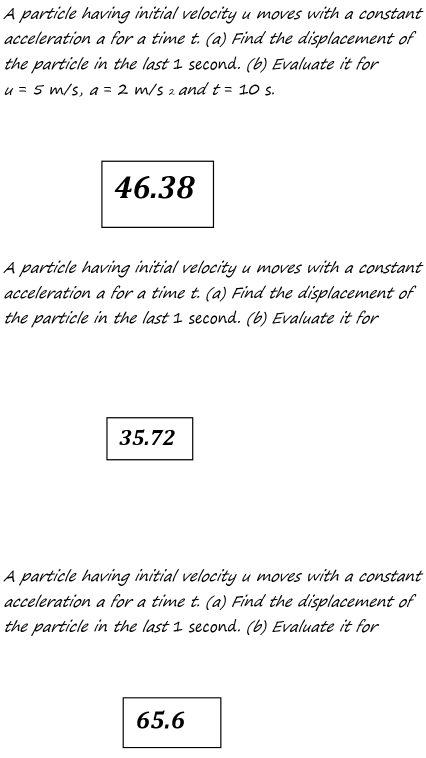
#> input picture TEST.png, 852 x 1515 px (shown at 1/2 size)
$ python detectAns.py
#> lines starting #> are read from the running program, lines starting #| are printed output that depends on the picture; after the words box and inside, x2 and y2 are one past the last pixel; in counts of white or black regions, pixels touching at a corner belong together
### detectBox.py
import cv2
import os
import pytesseract
pytesseract.pytesseract.tesseract_cmd = r"C:/Program Files/Tesseract-OCR/tesseract.exe"

img = cv2.imread('TEST.png')
#> img is the input picture: shape (1515, 852, 3); min 0, max 255, mean 245.2

gray = cv2.cvtColor(img, cv2.COLOR_BGR2GRAY)

edges = cv2.Canny(gray, 50, 150)
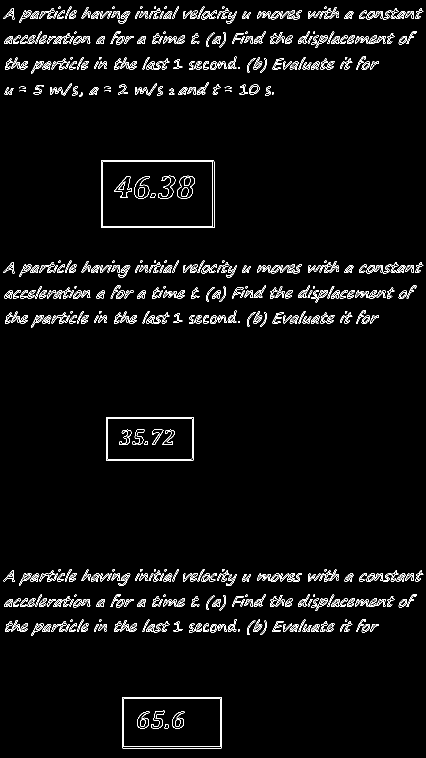
#> edges: shape (1515, 852) (shown at 1/2 size); 3.3% white in thin lines or dots

contours, hierarchy = cv2.findContours(
    edges, cv2.RETR_EXTERNAL, cv2.CHAIN_APPROX_SIMPLE)
#> contours = 571 contours, 204 with area under 20; largest, box (x1, y1, x2, y2) and area: (202, 321, 429, 456) 30282, (245, 1394, 443, 1497) 20094, (212, 834, 387, 921) 14964, (498, 169, 519, 189) 300, (631, 1197, 656, 1222) 215

for i, cnt in enumerate(contours):
    x, y, w, h = cv2.boundingRect(cnt)
    if 600 > w > 30 and 600 > h > 30:
        box_img = img[y:y+h, x:x+w]
        filename = f'box{i}.jpg'
        cv2.imwrite(filename, box_img)
#> this loop made 571 passes
#> (cnt, x, y, w, h, filename) on pass 1: ([[245, 1394], [245, 1496], [442, 1496], [442, 1394]], 245, 1394, 198, 103, 'box0.jpg')
#> (x, y, w, h, filename) on passes 182, 363: (212, 834, 175, 87, 'box181.jpg'), (202, 321, 227, 135, 'box362.jpg')
#> pass 1, `box_img = img[y:y+h, x:x+w]`:
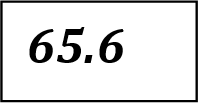
#> box_img: shape (103, 198, 3); min 0, max 255, mean 223.1


num_boxes = len([name for name in os.listdir('.') if name.endswith('.jpg')])
print(f'Detected {num_boxes} boxes')

### detectAns.py
import cv2
import pytesseract
from PIL import Image
from detectBox import *
pytesseract.pytesseract.tesseract_cmd = r"C:/Program Files/Tesseract-OCR/tesseract.exe"

# imgList=['box0.jpg', 'box181.jpg', 'box362.jpg']
# for i in boxes:
#     image = cv2.imread(i)

image = cv2.imread('box0.jpg')
#> image: shape (103, 198, 3); min 0, max 255, mean 223


gray = cv2.cvtColor(image, cv2.COLOR_BGR2GRAY)
#> gray: shape (103, 198)

thresh = cv2.threshold(
    gray, 0, 255, cv2.THRESH_BINARY_INV + cv2.THRESH_OTSU)[1]
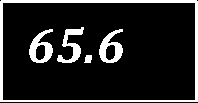
#> thresh: shape (103, 198); 13.7% white; 5 white regions, box (x1, y1, x2, y2) and area: (0, 0, 198, 102) 1570, (29, 29, 53, 63) 402, (99, 29, 123, 63) 402, (57, 27, 84, 63) 376, (84, 55, 92, 63) 52

denoised = cv2.medianBlur(thresh, 1)

coords = cv2.findNonZero(denoised)
#> coords = contour of 2802 points, box (x1, y1, x2, y2) (0, 0, 198, 102), area 51
angle = cv2.minAreaRect(coords)[-1]
#> angle = -90
if angle < -45:
    angle = -(90 + angle)
#> angle = 0
else:
    angle = angle
(h, w) = denoised.shape[:2]
#> h = 103; w = 198
center = (w // 2, h // 2)
#> center = (99, 51)
M = cv2.getRotationMatrix2D(center, angle, 1.0)
#> M = [[1, 0, 0], [0, 1, 0]]
deskewed = cv2.warpAffine(
    denoised, M, (w, h), flags=cv2.INTER_CUBIC, borderMode=cv2.BORDER_REPLICATE)

#> (the run stopped early here; a loop or call above may not have finished)
